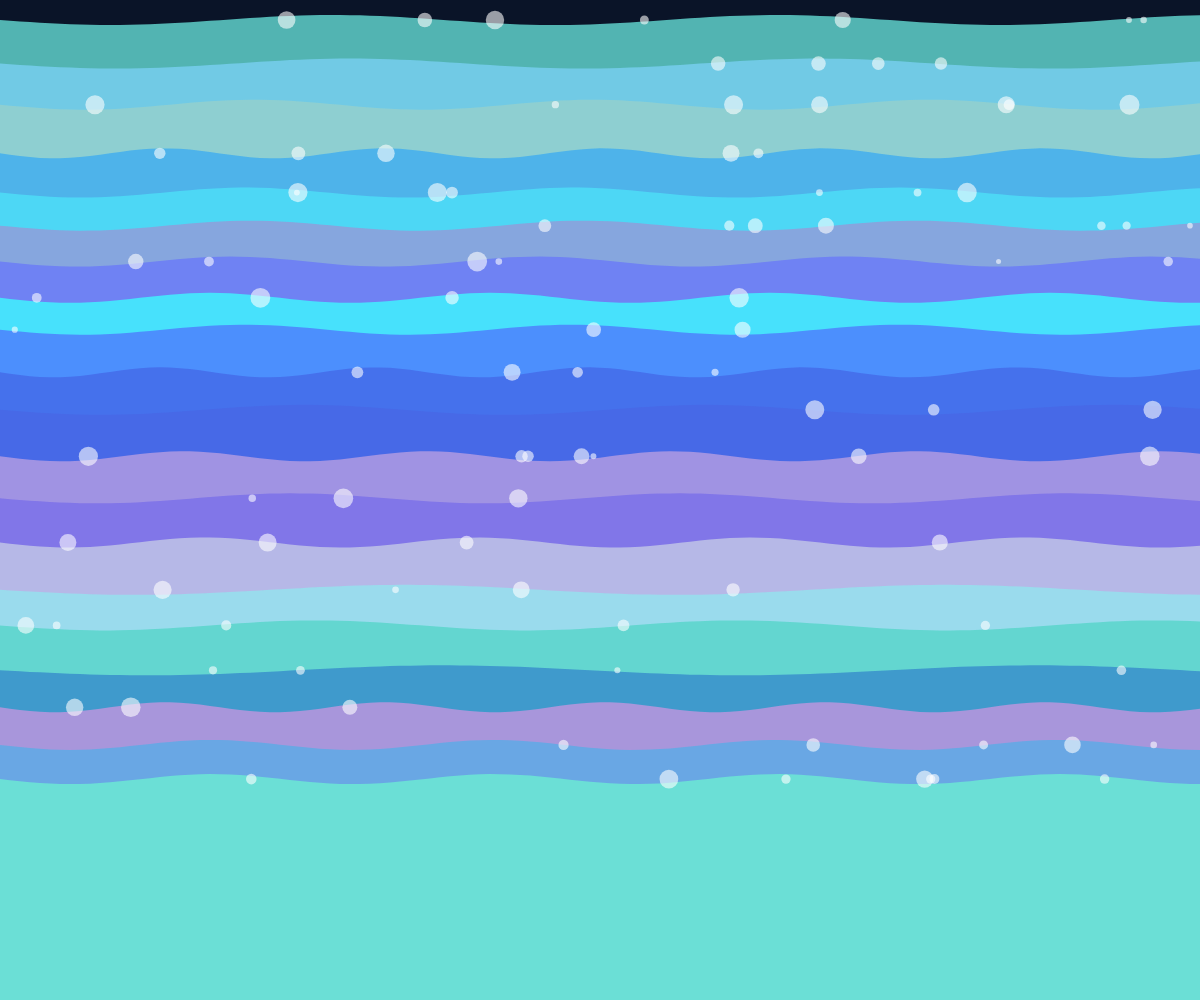
Frame 1 (no input)
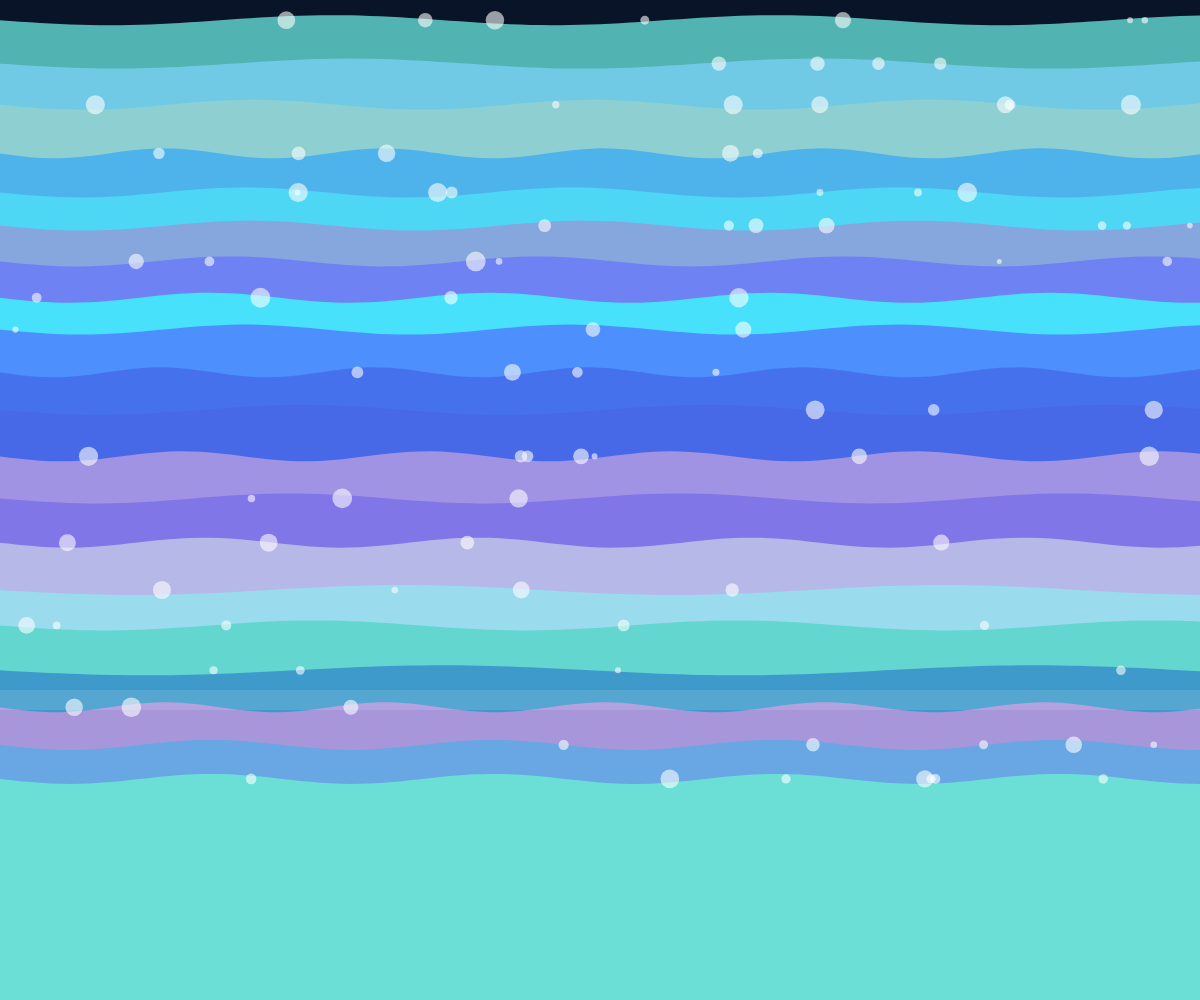
Frame 60 (no input)
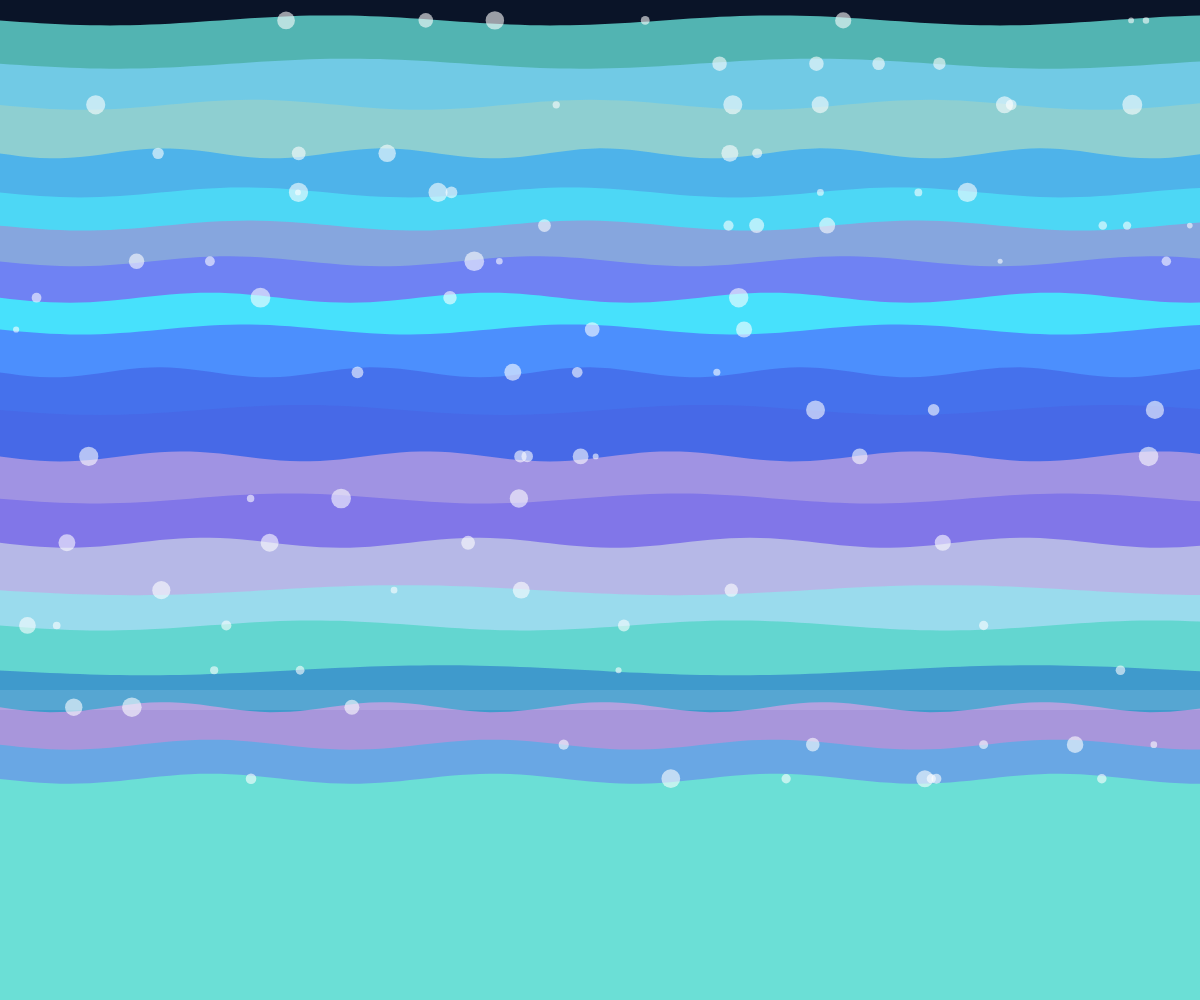
Frame 120 (the mouse pressed at the canvas centre since frame 60)

The p5.js sketch that drew these frames (run headless with seeded random() and noise() and a simulated clock; from frame 60 on, the mouse is pressed at the canvas centre):

// p5.js sketch
// ── sketch.js
let bands = [];
const numBands = 20;
const bandHeight = 40;
const time = 0;

function setup() {
  createCanvas(windowWidth, windowHeight);
  noStroke();
  
  // Initialize bands with varying properties
  for (let i = 0; i < numBands; i++) {
    bands.push({
      y: i * bandHeight + bandHeight / 2,
      amplitude: random(5, 15),
      frequency: random(0.01, 0.03),
      speed: random(0.005, 0.02),
      color: color(random(50, 200), random(100, 255), random(200, 255), 200),
      microEddies: []
    });
  }
  
  // Initialize micro-eddies for each band
  for (let i = 0; i < numBands; i++) {
    const band = bands[i];
    band.microEddies = [];
    const numEddies = floor(random(3, 8));
    for (let j = 0; j < numEddies; j++) {
      band.microEddies.push({
        x: random(width),
        size: random(5, 20),
        speed: random(0.01, 0.05),
        phase: random(TWO_PI)
      });
    }
  }
}

function draw() {
  background(10, 20, 40);
  
  const t = millis() * 0.001;
  
  for (let i = 0; i < numBands; i++) {
    const band = bands[i];
    
    // Update main oscillation
    const waveOffset = sin(t * band.speed + i * 0.5) * band.amplitude;
    
    // Draw main band with gradient
    fill(band.color);
    beginShape();
    for (let x = 0; x <= width; x += 10) {
      const y = band.y + waveOffset + sin(x * band.frequency + t * band.speed) * 5;
      vertex(x, y);
    }
    vertex(width, height);
    vertex(0, height);
    endShape(CLOSE);
    
    // Draw micro-eddies
    for (let j = 0; j < band.microEddies.length; j++) {
      const eddy = band.microEddies[j];
      const eddyX = (eddy.x + sin(t * eddy.speed + eddy.phase) * 30) % width;
      const eddyY = band.y + waveOffset;
      
      fill(255, 150);
      ellipse(eddyX, eddyY, eddy.size);
    }
  }
  
  // Add some structure by drawing clear channels
  if (frameCount % 60 === 0) {
    const channelY = height * 0.7;
    fill(255, 30);
    rect(0, channelY - 10, width, 20);
  }
}

function windowResized() {
  resizeCanvas(windowWidth, windowHeight);
}
